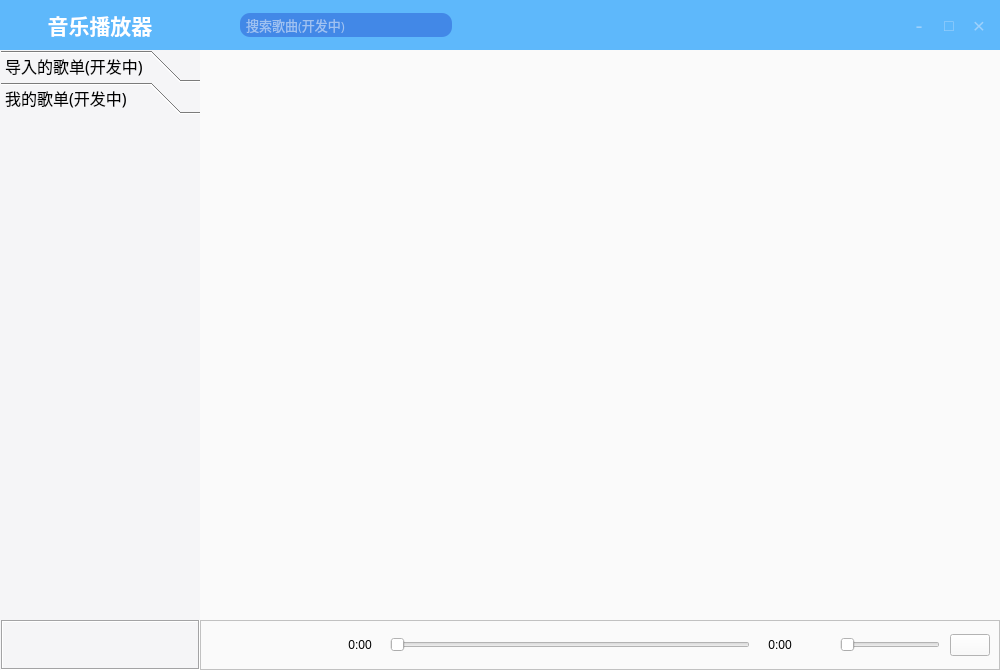
<?xml version="1.0" encoding="UTF-8"?>
<ui version="4.0">
 <class>MainWindow</class>
 <widget class="QMainWindow" name="MainWindow">
  <property name="geometry">
   <rect>
    <x>0</x>
    <y>0</y>
    <width>1000</width>
    <height>670</height>
   </rect>
  </property>
  <property name="maximumSize">
   <size>
    <width>2000</width>
    <height>2000</height>
   </size>
  </property>
  <property name="windowTitle">
   <string>MainWindow</string>
  </property>
  <widget class="QWidget" name="centralwidget">
   <property name="minimumSize">
    <size>
     <width>1000</width>
     <height>670</height>
    </size>
   </property>
   <layout class="QGridLayout" name="gridLayout">
    <property name="leftMargin">
     <number>0</number>
    </property>
    <property name="topMargin">
     <number>0</number>
    </property>
    <property name="rightMargin">
     <number>0</number>
    </property>
    <property name="bottomMargin">
     <number>0</number>
    </property>
    <property name="spacing">
     <number>0</number>
    </property>
    <item row="0" column="0" colspan="2">
     <widget class="MyTitleWidget" name="titleWidget" native="true">
      <property name="minimumSize">
       <size>
        <width>0</width>
        <height>50</height>
       </size>
      </property>
      <property name="maximumSize">
       <size>
        <width>16777215</width>
        <height>50</height>
       </size>
      </property>
      <property name="styleSheet">
       <string notr="true">background-color: rgb(94, 184, 251);</string>
      </property>
      <layout class="QHBoxLayout" name="horizontalLayout">
       <property name="spacing">
        <number>0</number>
       </property>
       <property name="leftMargin">
        <number>0</number>
       </property>
       <property name="topMargin">
        <number>0</number>
       </property>
       <property name="rightMargin">
        <number>0</number>
       </property>
       <property name="bottomMargin">
        <number>0</number>
       </property>
       <item>
        <layout class="QHBoxLayout" name="horizontalLayout_2">
         <property name="spacing">
          <number>0</number>
         </property>
         <property name="rightMargin">
          <number>6</number>
         </property>
         <item>
          <layout class="QHBoxLayout" name="horizontalLayout_3" stretch="0,0,1">
           <property name="sizeConstraint">
            <enum>QLayout::SetFixedSize</enum>
           </property>
           <item>
            <widget class="QPushButton" name="pushButton">
             <property name="minimumSize">
              <size>
               <width>200</width>
               <height>0</height>
              </size>
             </property>
             <property name="maximumSize">
              <size>
               <width>200</width>
               <height>16777215</height>
              </size>
             </property>
             <property name="font">
              <font>
               <family>幼圆</family>
               <pointsize>16</pointsize>
               <weight>75</weight>
               <italic>false</italic>
               <bold>true</bold>
              </font>
             </property>
             <property name="cursor">
              <cursorShape>PointingHandCursor</cursorShape>
             </property>
             <property name="styleSheet">
              <string notr="true">border-color: rgb(0, 0, 0);
border-image: url(:/icon/app_icon.jpg);

color: rgb(255, 255, 255);

border-radius: 10px;

padding: 8;
</string>
             </property>
             <property name="text">
              <string>音乐播放器</string>
             </property>
            </widget>
           </item>
           <item>
            <spacer name="horizontalSpacer_2">
             <property name="orientation">
              <enum>Qt::Horizontal</enum>
             </property>
             <property name="sizeHint" stdset="0">
              <size>
               <width>40</width>
               <height>20</height>
              </size>
             </property>
            </spacer>
           </item>
           <item>
            <widget class="QLineEdit" name="web_search_songs_lineEdit">
             <property name="minimumSize">
              <size>
               <width>200</width>
               <height>20</height>
              </size>
             </property>
             <property name="maximumSize">
              <size>
               <width>220</width>
               <height>16777215</height>
              </size>
             </property>
             <property name="font">
              <font>
               <family>等线</family>
               <pointsize>10</pointsize>
              </font>
             </property>
             <property name="styleSheet">
              <string notr="true">border-radius:10px;
border: opx;
background-color: rgb(66, 136, 231);
color: rgb(251,251,251);
padding:2px 4px;</string>
             </property>
             <property name="inputMask">
              <string/>
             </property>
             <property name="cursorPosition">
              <number>0</number>
             </property>
             <property name="placeholderText">
              <string>搜索歌曲(开发中)</string>
             </property>
            </widget>
           </item>
          </layout>
         </item>
         <item>
          <spacer name="horizontalSpacer">
           <property name="orientation">
            <enum>Qt::Horizontal</enum>
           </property>
           <property name="sizeHint" stdset="0">
            <size>
             <width>40</width>
             <height>20</height>
            </size>
           </property>
          </spacer>
         </item>
         <item>
          <widget class="MyButton" name="app_min_btn">
           <property name="minimumSize">
            <size>
             <width>30</width>
             <height>30</height>
            </size>
           </property>
           <property name="maximumSize">
            <size>
             <width>30</width>
             <height>30</height>
            </size>
           </property>
           <property name="font">
            <font>
             <pointsize>16</pointsize>
            </font>
           </property>
           <property name="cursor">
            <cursorShape>PointingHandCursor</cursorShape>
           </property>
           <property name="styleSheet">
            <string notr="true">border: 1px solid rgb(94, 184, 251);

color: rgb(158, 209, 251);

hover: rgb(251, 251, 251);
</string>
           </property>
           <property name="text">
            <string>-</string>
           </property>
           <property name="flat">
            <bool>true</bool>
           </property>
          </widget>
         </item>
         <item>
          <widget class="MyButton" name="app_max_btn">
           <property name="minimumSize">
            <size>
             <width>30</width>
             <height>30</height>
            </size>
           </property>
           <property name="maximumSize">
            <size>
             <width>30</width>
             <height>30</height>
            </size>
           </property>
           <property name="font">
            <font>
             <pointsize>12</pointsize>
            </font>
           </property>
           <property name="cursor">
            <cursorShape>PointingHandCursor</cursorShape>
           </property>
           <property name="styleSheet">
            <string notr="true">border: 1px solid rgb(94, 184, 251);

color: rgb(158, 209, 251);

hover: rgb(251, 251, 251);</string>
           </property>
           <property name="text">
            <string>□</string>
           </property>
           <property name="flat">
            <bool>true</bool>
           </property>
          </widget>
         </item>
         <item>
          <widget class="MyButton" name="app_close_btn">
           <property name="minimumSize">
            <size>
             <width>30</width>
             <height>30</height>
            </size>
           </property>
           <property name="maximumSize">
            <size>
             <width>30</width>
             <height>30</height>
            </size>
           </property>
           <property name="font">
            <font>
             <pointsize>16</pointsize>
            </font>
           </property>
           <property name="cursor">
            <cursorShape>PointingHandCursor</cursorShape>
           </property>
           <property name="styleSheet">
            <string notr="true">border: 1px solid rgb(94, 184, 251);

color: rgb(158, 209, 251);

hover: rgb(251, 251, 251);</string>
           </property>
           <property name="text">
            <string>×</string>
           </property>
           <property name="flat">
            <bool>true</bool>
           </property>
          </widget>
         </item>
        </layout>
       </item>
      </layout>
     </widget>
    </item>
    <item row="1" column="0">
     <widget class="QWidget" name="widget_2" native="true">
      <property name="sizePolicy">
       <sizepolicy hsizetype="Preferred" vsizetype="Preferred">
        <horstretch>1</horstretch>
        <verstretch>0</verstretch>
       </sizepolicy>
      </property>
      <property name="minimumSize">
       <size>
        <width>200</width>
        <height>0</height>
       </size>
      </property>
      <property name="maximumSize">
       <size>
        <width>200</width>
        <height>2000</height>
       </size>
      </property>
      <property name="styleSheet">
       <string notr="true">background-color: rgb(245, 245, 247);</string>
      </property>
      <layout class="QVBoxLayout" name="verticalLayout">
       <property name="spacing">
        <number>0</number>
       </property>
       <property name="leftMargin">
        <number>1</number>
       </property>
       <property name="topMargin">
        <number>0</number>
       </property>
       <property name="rightMargin">
        <number>0</number>
       </property>
       <property name="bottomMargin">
        <number>0</number>
       </property>
       <item>
        <widget class="QScrollArea" name="scrollArea">
         <property name="frameShape">
          <enum>QFrame::NoFrame</enum>
         </property>
         <property name="lineWidth">
          <number>0</number>
         </property>
         <property name="widgetResizable">
          <bool>true</bool>
         </property>
         <widget class="QWidget" name="scrollAreaWidgetContents">
          <property name="geometry">
           <rect>
            <x>0</x>
            <y>0</y>
            <width>199</width>
            <height>570</height>
           </rect>
          </property>
          <property name="maximumSize">
           <size>
            <width>200</width>
            <height>16777215</height>
           </size>
          </property>
          <layout class="QVBoxLayout" name="verticalLayout_2">
           <property name="spacing">
            <number>0</number>
           </property>
           <property name="leftMargin">
            <number>0</number>
           </property>
           <property name="topMargin">
            <number>0</number>
           </property>
           <property name="rightMargin">
            <number>0</number>
           </property>
           <property name="bottomMargin">
            <number>0</number>
           </property>
           <item>
            <widget class="QToolBox" name="toolBox">
             <property name="minimumSize">
              <size>
               <width>0</width>
               <height>40</height>
              </size>
             </property>
             <property name="font">
              <font>
               <family>微软雅黑 Light</family>
               <pointsize>12</pointsize>
              </font>
             </property>
             <property name="cursor">
              <cursorShape>ArrowCursor</cursorShape>
             </property>
             <property name="frameShape">
              <enum>QFrame::NoFrame</enum>
             </property>
             <property name="frameShadow">
              <enum>QFrame::Sunken</enum>
             </property>
             <property name="lineWidth">
              <number>0</number>
             </property>
             <property name="currentIndex">
              <number>1</number>
             </property>
             <property name="tabSpacing">
              <number>0</number>
             </property>
             <widget class="QWidget" name="page">
              <property name="geometry">
               <rect>
                <x>0</x>
                <y>0</y>
                <width>199</width>
                <height>512</height>
               </rect>
              </property>
              <property name="cursor">
               <cursorShape>ArrowCursor</cursorShape>
              </property>
              <attribute name="label">
               <string>导入的歌单(开发中)</string>
              </attribute>
              <layout class="QVBoxLayout" name="verticalLayout_3"/>
             </widget>
             <widget class="QWidget" name="page_2">
              <property name="geometry">
               <rect>
                <x>0</x>
                <y>0</y>
                <width>199</width>
                <height>512</height>
               </rect>
              </property>
              <attribute name="label">
               <string>我的歌单(开发中)</string>
              </attribute>
             </widget>
            </widget>
           </item>
          </layout>
         </widget>
        </widget>
       </item>
       <item>
        <widget class="QFrame" name="song_show_frame">
         <property name="minimumSize">
          <size>
           <width>0</width>
           <height>50</height>
          </size>
         </property>
         <property name="maximumSize">
          <size>
           <width>16777215</width>
           <height>50</height>
          </size>
         </property>
         <property name="frameShape">
          <enum>QFrame::Box</enum>
         </property>
         <property name="frameShadow">
          <enum>QFrame::Sunken</enum>
         </property>
         <layout class="QVBoxLayout" name="verticalLayout_5">
          <property name="spacing">
           <number>0</number>
          </property>
          <property name="sizeConstraint">
           <enum>QLayout::SetDefaultConstraint</enum>
          </property>
          <property name="topMargin">
           <number>3</number>
          </property>
          <property name="bottomMargin">
           <number>3</number>
          </property>
          <item>
           <widget class="QLabel" name="song_label">
            <property name="font">
             <font>
              <family>微软雅黑</family>
              <pointsize>9</pointsize>
              <weight>75</weight>
              <bold>true</bold>
             </font>
            </property>
            <property name="text">
             <string/>
            </property>
           </widget>
          </item>
          <item>
           <widget class="QLabel" name="songer_label">
            <property name="font">
             <font>
              <family>微软雅黑</family>
             </font>
            </property>
            <property name="text">
             <string/>
            </property>
           </widget>
          </item>
         </layout>
        </widget>
       </item>
      </layout>
     </widget>
    </item>
    <item row="1" column="1">
     <widget class="QFrame" name="frame_3">
      <property name="sizePolicy">
       <sizepolicy hsizetype="Preferred" vsizetype="Preferred">
        <horstretch>4</horstretch>
        <verstretch>0</verstretch>
       </sizepolicy>
      </property>
      <property name="styleSheet">
       <string notr="true">background-color: rgb(250, 250, 250);</string>
      </property>
      <layout class="QVBoxLayout" name="verticalLayout_4">
       <property name="spacing">
        <number>0</number>
       </property>
       <property name="leftMargin">
        <number>0</number>
       </property>
       <property name="topMargin">
        <number>0</number>
       </property>
       <property name="rightMargin">
        <number>0</number>
       </property>
       <property name="bottomMargin">
        <number>0</number>
       </property>
       <item>
        <widget class="QWidget" name="mainDisplayWidget" native="true"/>
       </item>
       <item>
        <widget class="QFrame" name="player_frame">
         <property name="minimumSize">
          <size>
           <width>0</width>
           <height>50</height>
          </size>
         </property>
         <property name="maximumSize">
          <size>
           <width>16777215</width>
           <height>50</height>
          </size>
         </property>
         <property name="frameShape">
          <enum>QFrame::StyledPanel</enum>
         </property>
         <property name="frameShadow">
          <enum>QFrame::Sunken</enum>
         </property>
         <property name="lineWidth">
          <number>1</number>
         </property>
         <layout class="QHBoxLayout" name="horizontalLayout_5">
          <property name="spacing">
           <number>10</number>
          </property>
          <property name="leftMargin">
           <number>9</number>
          </property>
          <property name="topMargin">
           <number>0</number>
          </property>
          <property name="rightMargin">
           <number>9</number>
          </property>
          <property name="bottomMargin">
           <number>0</number>
          </property>
          <item>
           <widget class="PreBtn" name="pre_song_btn">
            <property name="minimumSize">
             <size>
              <width>30</width>
              <height>30</height>
             </size>
            </property>
            <property name="maximumSize">
             <size>
              <width>30</width>
              <height>30</height>
             </size>
            </property>
            <property name="cursor">
             <cursorShape>PointingHandCursor</cursorShape>
            </property>
            <property name="styleSheet">
             <string notr="true">border-radius: 15px;</string>
            </property>
            <property name="text">
             <string/>
            </property>
            <property name="flat">
             <bool>true</bool>
            </property>
           </widget>
          </item>
          <item>
           <widget class="PlayOrPauseBtn" name="play_song_btn">
            <property name="minimumSize">
             <size>
              <width>40</width>
              <height>40</height>
             </size>
            </property>
            <property name="maximumSize">
             <size>
              <width>40</width>
              <height>40</height>
             </size>
            </property>
            <property name="cursor">
             <cursorShape>PointingHandCursor</cursorShape>
            </property>
            <property name="styleSheet">
             <string notr="true">border-radius: 20px;</string>
            </property>
            <property name="text">
             <string/>
            </property>
            <property name="flat">
             <bool>true</bool>
            </property>
           </widget>
          </item>
          <item>
           <widget class="NextBtn" name="next_song_btn">
            <property name="minimumSize">
             <size>
              <width>30</width>
              <height>30</height>
             </size>
            </property>
            <property name="maximumSize">
             <size>
              <width>30</width>
              <height>30</height>
             </size>
            </property>
            <property name="cursor">
             <cursorShape>PointingHandCursor</cursorShape>
            </property>
            <property name="styleSheet">
             <string notr="true">border-radius: 15px;</string>
            </property>
            <property name="text">
             <string/>
            </property>
            <property name="flat">
             <bool>true</bool>
            </property>
           </widget>
          </item>
          <item>
           <widget class="QLabel" name="song_pos_label">
            <property name="minimumSize">
             <size>
              <width>40</width>
              <height>3</height>
             </size>
            </property>
            <property name="maximumSize">
             <size>
              <width>40</width>
              <height>30</height>
             </size>
            </property>
            <property name="text">
             <string>0:00</string>
            </property>
            <property name="alignment">
             <set>Qt::AlignCenter</set>
            </property>
           </widget>
          </item>
          <item>
           <widget class="QSlider" name="play_progressbar_slider">
            <property name="maximum">
             <number>100</number>
            </property>
            <property name="singleStep">
             <number>5</number>
            </property>
            <property name="pageStep">
             <number>0</number>
            </property>
            <property name="orientation">
             <enum>Qt::Horizontal</enum>
            </property>
            <property name="tickPosition">
             <enum>QSlider::NoTicks</enum>
            </property>
           </widget>
          </item>
          <item>
           <widget class="QLabel" name="song_length_label">
            <property name="minimumSize">
             <size>
              <width>40</width>
              <height>30</height>
             </size>
            </property>
            <property name="maximumSize">
             <size>
              <width>40</width>
              <height>30</height>
             </size>
            </property>
            <property name="text">
             <string>0:00</string>
            </property>
            <property name="alignment">
             <set>Qt::AlignCenter</set>
            </property>
           </widget>
          </item>
          <item>
           <widget class="VolumeBtn" name="mute_btn">
            <property name="minimumSize">
             <size>
              <width>20</width>
              <height>15</height>
             </size>
            </property>
            <property name="maximumSize">
             <size>
              <width>20</width>
              <height>15</height>
             </size>
            </property>
            <property name="cursor">
             <cursorShape>PointingHandCursor</cursorShape>
            </property>
            <property name="text">
             <string/>
            </property>
            <property name="flat">
             <bool>true</bool>
            </property>
           </widget>
          </item>
          <item>
           <widget class="QSlider" name="play_volume_slider">
            <property name="maximumSize">
             <size>
              <width>100</width>
              <height>16777215</height>
             </size>
            </property>
            <property name="maximum">
             <number>100</number>
            </property>
            <property name="singleStep">
             <number>10</number>
            </property>
            <property name="pageStep">
             <number>0</number>
            </property>
            <property name="orientation">
             <enum>Qt::Horizontal</enum>
            </property>
           </widget>
          </item>
          <item>
           <widget class="QPushButton" name="play_type_btn">
            <property name="cursor">
             <cursorShape>PointingHandCursor</cursorShape>
            </property>
            <property name="text">
             <string/>
            </property>
           </widget>
          </item>
         </layout>
        </widget>
       </item>
      </layout>
     </widget>
    </item>
   </layout>
  </widget>
 </widget>
 <customwidgets>
  <customwidget>
   <class>MyTitleWidget</class>
   <extends>QWidget</extends>
   <header>TitleWidget</header>
   <container>1</container>
  </customwidget>
  <customwidget>
   <class>MyButton</class>
   <extends>QPushButton</extends>
   <header>TitleWidget</header>
  </customwidget>
  <customwidget>
   <class>PlayOrPauseBtn</class>
   <extends>QPushButton</extends>
   <header>player_widget</header>
  </customwidget>
  <customwidget>
   <class>PreBtn</class>
   <extends>QPushButton</extends>
   <header>player_widget</header>
  </customwidget>
  <customwidget>
   <class>NextBtn</class>
   <extends>QPushButton</extends>
   <header>player_widget</header>
  </customwidget>
  <customwidget>
   <class>VolumeBtn</class>
   <extends>QPushButton</extends>
   <header>player_widget</header>
  </customwidget>
 </customwidgets>
 <resources>
  <include location="../rc/app_icon.qrc"/>
  <include location="../rc/lineEdit.qrc"/>
  <include location="../rc/player.qrc"/>
 </resources>
 <connections/>
</ui>
